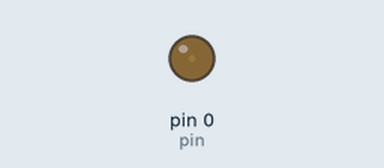
Recording of a program running on a simulated Raspberry Pi (wiringPi pin numbers). On the bench: output pins drawn as LEDs (lit = HIGH). Pin numbers are wiringPi numbers; what the program prints to the terminal is not drawn.

Above: at 2.05 s.
At 2.9 s:
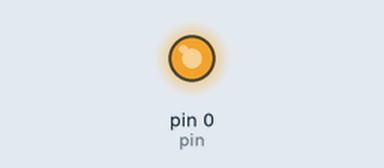
At 3.35 s:
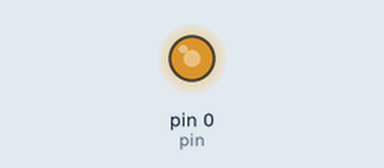
At 3.75 s:
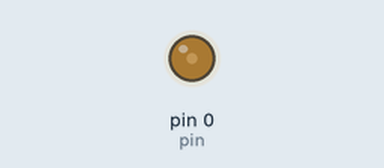
Timing chart, 0 to 6.6 s (numbered marks = the images above):
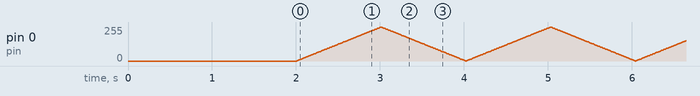

The program:

gradual.py
```python
import wiringpi
import time
import os

pin = 0
wiringpi.wiringPiSetup()

# wiringpi.wiringPiSetupSys()
# os.system('gpio export 17 out')

wiringpi.digitalWrite(pin,1)
time.sleep(0.5);
wiringpi.digitalWrite(pin,0)
time.sleep(0.5);
wiringpi.digitalWrite(pin,1)
time.sleep(0.5);
wiringpi.digitalWrite(pin,0)
time.sleep(0.5);

pin = wiringpi.softPwmCreate(pin,0,100)

while True:
    for value in range(0,100):
        wiringpi.softPwmWrite(pin, value)
        print value
        time.sleep(0.01);
    for value in range(100,0,-1):
        wiringpi.softPwmWrite(pin, value)
        print value
        time.sleep(0.01);
```
